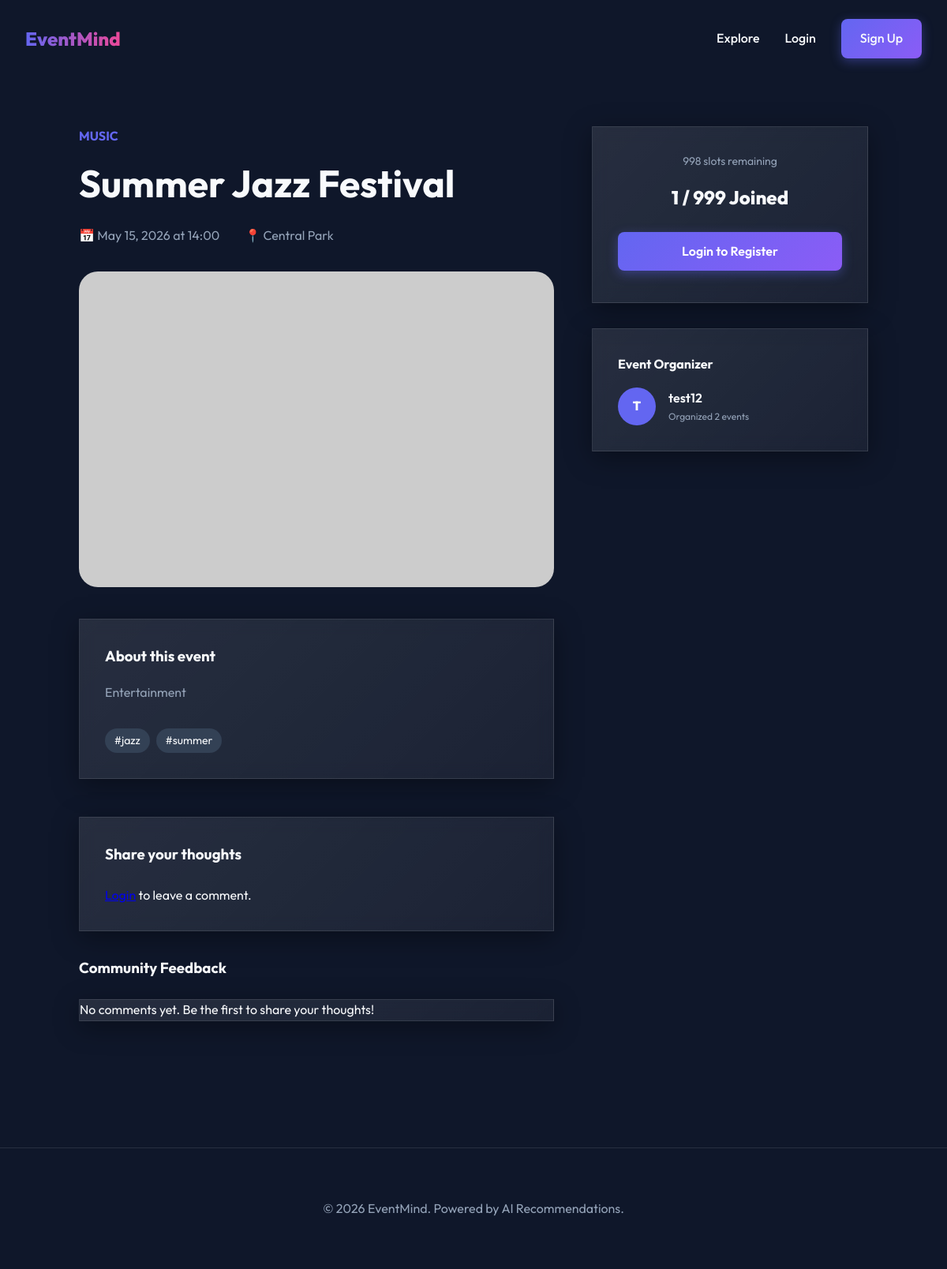
The page /events/1 on the database its author committed.
### app/models/event.py (models this page shows, shortened)
class Event(Base, TimestampMixin):
    __tablename__ = "events"
    id: Mapped[int] = mapped_column(primary_key=True, index=True)
    title: Mapped[str] = mapped_column(String(200), nullable=False, index=True)
    description: Mapped[str] = mapped_column(Text, nullable=False)
    location: Mapped[str] = mapped_column(String(300), nullable=False)
    event_date: Mapped[datetime] = mapped_column(DateTime(timezone=True), nullable=False, index=True)
    capacity: Mapped[int] = mapped_column(Integer, default=100, nullable=False)
    category: Mapped[str] = mapped_column(String(100), nullable=False, index=True)
    tags: Mapped[list] = mapped_column(JSON, default=list, nullable=False)
    image_url: Mapped[str | None] = mapped_column(String(500), nullable=True)
    source_url: Mapped[str | None] = mapped_column(String(500), nullable=True)
    is_active: Mapped[bool] = mapped_column(Boolean, default=True, nullable=False)
    owner_id: Mapped[int] = mapped_column(ForeignKey("users.id"), nullable=False)
    owner: Mapped["User"] = relationship("User", back_populates="events")
    registrations: Mapped[list["Registration"]] = relationship(
        "Registration", back_populates="event", lazy="selectin"
    )
    comments: Mapped[list["Comment"]] = relationship(
        "Comment", back_populates="event", lazy="selectin", cascade="all, delete-orphan"
    )
    favorited_by: Mapped[list["User"]] = relationship(
        "User", secondary="user_favorite_events", back_populates="favorites", lazy="selectin"
    )

### app/models/registration.py (models this page shows, shortened)
class Registration(Base):
    __tablename__ = "registrations"
    __table_args__ = (
        UniqueConstraint("user_id", "event_id", name="uq_user_event"),
    )
    id: Mapped[int] = mapped_column(primary_key=True, index=True)
    user_id: Mapped[int] = mapped_column(ForeignKey("users.id"), nullable=False, index=True)
    event_id: Mapped[int] = mapped_column(ForeignKey("events.id"), nullable=False, index=True)
    status: Mapped[RegistrationStatus] = mapped_column(
        Enum(RegistrationStatus),
        default=RegistrationStatus.CONFIRMED,
        nullable=False,
    )
    registered_at: Mapped[datetime] = mapped_column(
        DateTime(timezone=True),
        default=lambda: datetime.now(timezone.utc),
        nullable=False,
    )
    user: Mapped["User"] = relationship("User", back_populates="registrations")
    event: Mapped["Event"] = relationship("Event", back_populates="registrations")

### app/models/user.py (models this page shows, shortened)
class User(Base, TimestampMixin):
    __tablename__ = "users"
    id: Mapped[int] = mapped_column(primary_key=True, index=True)
    email: Mapped[str] = mapped_column(String(255), unique=True, index=True, nullable=False)
    username: Mapped[str] = mapped_column(String(50), unique=True, index=True, nullable=False)
    hashed_password: Mapped[str] = mapped_column(String(255), nullable=False)
    full_name: Mapped[str] = mapped_column(String(150), nullable=False)
    bio: Mapped[str | None] = mapped_column(Text, nullable=True)
    avatar_url: Mapped[str | None] = mapped_column(String(500), nullable=True)
    interests: Mapped[list] = mapped_column(JSON, default=list, nullable=False)
    role: Mapped[UserRole] = mapped_column(
        Enum(UserRole), default=UserRole.USER, nullable=False
    )
    is_active: Mapped[bool] = mapped_column(Boolean, default=True, nullable=False)
    events: Mapped[list["Event"]] = relationship(
        "Event", back_populates="owner", lazy="selectin"
    )
    registrations: Mapped[list["Registration"]] = relationship(
        "Registration", back_populates="user", lazy="selectin"
    )
    comments: Mapped[list["Comment"]] = relationship(
        "Comment", back_populates="user", lazy="selectin"
    )
    favorites: Mapped[list["Event"]] = relationship(
        "Event", secondary="user_favorite_events", back_populates="favorited_by", lazy="selectin"
    )

### app/web/event_views.py (the view)
@router.get("/{event_id}", response_class=HTMLResponse)
async def event_detail(
    request: Request,
    event_id: int,
    session: AsyncSession = Depends(get_db),
):
    current_user = await get_current_user_from_cookie(
        access_token=request.cookies.get("access_token"), session=session
    )
    service = EventService(session)
    try:
        event = await service.get_event(event_id)
    except AppError as e:
        return templates.TemplateResponse(
            request=request, name="404.html", context={"current_user": current_user}, status_code=404
        )
    comment_service = CommentService(session)
    comments = await comment_service.get_event_comments(event_id)
    if current_user:
        fav_service = FavoriteService(session)
        is_fav = await fav_service.is_favorited(current_user.id, event_id)
        setattr(event, "is_favorited", is_fav)
        reg_service = RegistrationService(session)
        is_reg = await reg_service.is_registered(current_user.id, event_id)
        setattr(event, "is_registered", is_reg)
    return templates.TemplateResponse(
        request=request,
        name="events/detail.html",
        context={"current_user": current_user, "event": event, "comments": comments},
    )

### templates/events/detail.html (shortened to what this page needs)
{% extends "base.html" %}
{% block content %}
<section style="padding: 10rem 2rem 5rem;">
    <div style="max-width: 1000px; margin: 0 auto; display: grid; grid-template-columns: 1fr 350px; gap: 3rem;">
        <div>
            <span class="event-category" style="font-size: 1rem;">{{ event.category }}</span>
            <h1 style="font-size: 3rem; margin: 0.5rem 0 1rem;">{{ event.title }}</h1>
            <div style="display: flex; gap: 2rem; margin-bottom: 2rem; color: var(--text-muted);">
                <span>📅 {{ event.event_date.strftime('%B %d, %Y at %H:%M') }}</span>
                <span>📍 {{ event.location }}</span>
            </div>
            <img src="{{ event.image_url or 'https://via.placeholder.com/800x400' }}" alt="{{ event.title }}"
                 style="width: 100%; height: 400px; object-fit: cover; border-radius: 1.5rem; margin-bottom: 2rem;">
            <div class="glass-card" style="padding: 2rem;">
                <h3 style="margin-bottom: 1rem;">About this event</h3>
                <p style="white-space: pre-wrap; color: var(--text-muted); line-height: 1.8;">{{ event.description }}</p>
                <div style="margin-top: 2rem; display: flex; flex-wrap: wrap; gap: 0.5rem;">
                    {% for tag in event.tags %}
                        <span style="background: var(--surface-light); padding: 0.25rem 0.75rem; border-radius: 2rem; font-size: 0.875rem;">#{{ tag }}</span>
                    {% endfor %}
                </div>
            </div>
            <div id="comments-section" class="mt-12">
                <div class="glass-card" style="padding: 2rem; margin-top: 2rem;">
                    <h3 style="margin-bottom: 1.5rem;">Share your thoughts</h3>
                    {% if current_user %}
                    <form hx-post="/events/{{ event.id }}/comments" hx-target="#comments-container" hx-swap="outerHTML" class="space-y-4">
                        <div class="flex items-center space-x-4 mb-4">
                            <span class="text-white/70">Rating:</span>
                            <div class="rating flex space-x-1">
                                {% for i in range(5, 0, -1) %}
                                <input type="radio" id="star{{ i }}" name="rating" value="{{ i }}" class="hidden peer" {{ 'checked' if i == 5 }}>
                                <label for="star{{ i }}" class="cursor-pointer text-white/20 peer-checked:text-yellow-400 hover:text-yellow-400 transition-colors text-2xl">★</label>
                                {% endfor %}
                            </div>
                        </div>
                        <textarea name="content" placeholder="What do you think about this event?"
                                  class="w-100 p-4 rounded-xl bg-white/5 border border-white/10 text-white focus:outline-none focus:border-indigo-500 transition-all"
                                  rows="4" required></textarea>
                        <button type="submit" class="btn btn-primary">Post Comment</button>
                    </form>
                    {% else %}
                    <p class="text-white/50 italic"><a href="/auth/login" class="text-indigo-400 hover:underline">Login</a> to leave a comment.</p>
                    {% endif %}
                </div>
                <div id="comments-container">
                    {% include "partials/comment_list.html" %}
                </div>
            </div>
        </div>
        <div style="position: sticky; top: 8rem; height: fit-content;">
            <div class="glass-card" style="padding: 2rem; text-align: center;">
                <div style="font-size: 0.875rem; color: var(--text-muted); margin-bottom: 1rem;">
                    {{ event.capacity - event.registered_count }} slots remaining
                </div>
                <div style="font-size: 1.5rem; font-weight: 800; margin-bottom: 1.5rem;">
                    {{ event.registered_count }} / {{ event.capacity }} Joined
                </div>
                {% if current_user %}
                    {% set is_registered = event.is_registered %}
                    {% if is_registered %}
                        <div style="background: rgba(16, 185, 129, 0.1); color: var(--success); padding: 1rem; border-radius: 0.5rem; margin-bottom: 1rem;">
                            <i class="fas fa-check-circle"></i> You're registered!
                        </div>
                        <button hx-delete="/api/v1/registrations/{{ event.id }}"
                                hx-confirm="Are you sure you want to cancel your registration?"
                                hx-target="body"
                                class="btn btn-outline" style="width: 100%;">Cancel Registration</button>
                    {% elif event.is_full %}
                        <button class="btn btn-outline" style="width: 100%; cursor: not-allowed;" disabled>Event Full</button>
                    {% else %}
                        <button hx-post="/api/v1/registrations/{{ event.id }}"
                                hx-target="body"
                                class="btn btn-primary" style="width: 100%;">Register Now</button>
                    {% endif %}
                    {% if event.source_url %}
                        <a href="{{ event.source_url }}" target="_blank" class="btn btn-outline"
                           style="width: 100%; margin-top: 1rem; border-color: var(--secondary); color: var(--secondary);">
                           <i class="fas fa-external-link-alt"></i> View on Original Source
                        </a>
                    {% endif %}
                {% else %}
                    <a href="/auth/login" class="btn btn-primary" style="width: 100%;">Login to Register</a>
                {% endif %}
            </div>
            <div class="glass-card" style="padding: 2rem; margin-top: 2rem;">
                <h4 style="margin-bottom: 1rem;">Event Organizer</h4>
                {% if event.owner %}
                <div style="display: flex; align-items: center; gap: 1rem;">
                    <div style="width: 48px; height: 48px; background: var(--primary); border-radius: 50%; display: flex; align-items: center; justify-content: center; font-weight: 800;">
                        {{ event.owner.username[0].upper() if event.owner.username else '?' }}
                    </div>
                    <div>
                        <div style="font-weight: 600;">{{ event.owner.full_name or 'Organizer' }}</div>
                        <div style="font-size: 0.75rem; color: var(--text-muted);">Organized {{ event.owner.events|length if event.owner.events else 0 }} events</div>
                    </div>
                </div>
                {% else %}
                <p style="color: var(--text-muted);">Organizer info unavailable.</p>
                {% endif %}
            </div>
        </div>
    </div>
</section>
{% endblock %}

### templates/base.html (shortened to what this page needs)
<!DOCTYPE html>
<html lang="en">
<head>
    <link rel="stylesheet" href="https://cdnjs.cloudflare.com/ajax/libs/font-awesome/6.5.1/css/all.min.css">
    <link rel="stylesheet" href="{{ url_for('static', path='css/main.css') }}">
</head>
<body>
    {% include "partials/navbar.html" %}
    <main>
        {% block content %}{% endblock %}
    </main>
    {% include "partials/footer.html" %}
</body>
</html>

### templates/partials/navbar.html
<nav>
    <div class="nav-container">
        <a href="/" class="logo">EventMind</a>
        <div class="nav-links">
            <a href="/events">Explore</a>
            {% if current_user %}
                <a href="/dashboard">Dashboard</a>
                <a href="/profile">Profile</a>
                <a href="/auth/logout" class="btn btn-outline">Logout</a>
            {% else %}
                <a href="/auth/login">Login</a>
                <a href="/auth/register" class="btn btn-primary">Sign Up</a>
            {% endif %}
        </div>
    </div>
</nav>

### templates/partials/comment_list.html
<div id="comments-container" class="mt-8 space-y-6">
    <h3 class="text-2xl font-bold text-white mb-4">Community Feedback</h3>
    {% if comments %}
        {% for comment in comments %}
            <div class="glass-card p-6 rounded-2xl border border-white/10 animate-fade-in">
                <div class="flex items-center justify-between mb-2">
                    <div class="flex items-center space-x-3">
                        <div class="w-10 h-10 rounded-full bg-gradient-to-br from-indigo-500 to-purple-600 flex items-center justify-center text-white font-bold">
                            {{ comment.user.username[0] | upper }}
                        </div>
                        <div>
                            <p class="text-white font-medium">{{ comment.user.username }}</p>
                            <p class="text-xs text-white/50">{{ comment.created_at.strftime('%Y-%m-%d %H:%M') }}</p>
                        </div>
                    </div>
                    <div class="flex text-yellow-400">
                        {% for i in range(5) %}
                            <svg class="w-4 h-4 {{ 'fill-current' if i < comment.rating else 'text-white/20' }}" viewBox="0 0 20 20">
                                <path d="M9.049 2.927c.3-.921 1.603-.921 1.902 0l1.07 3.292a1 1 0 00.95.69h3.462c.969 0 1.371 1.24.588 1.81l-2.8 2.034a1 1 0 00-.364 1.118l1.07 3.292c.3.921-.755 1.688-1.54 1.118l-2.8-2.034a1 1 0 00-1.175 0l-2.8 2.034c-.784.57-1.838-.197-1.539-1.118l1.07-3.292a1 1 0 00-.364-1.118L2.98 8.72c-.783-.57-.38-1.81.588-1.81h3.461a1 1 0 00.951-.69l1.07-3.292z"></path>
                            </svg>
                        {% endfor %}
                    </div>
                </div>
                <p class="text-white/80 leading-relaxed">{{ comment.content }}</p>
            </div>
        {% endfor %}
    {% else %}
        <div class="text-center py-10 glass-card rounded-2xl">
            <p class="text-white/50 italic">No comments yet. Be the first to share your thoughts!</p>
        </div>
    {% endif %}
</div>

### templates/partials/footer.html
<footer>
    <div class="footer-container">
        <p>&copy; 2026 EventMind. Powered by AI Recommendations.</p>
    </div>
</footer>

### rows shown on the page
Event: category "MUSIC", title "Summer Jazz Festival", event_date "May 15, 2026 at 14:00", location "Central Park", description "Entertainment", event.capacity-event.registered_count "998", capacity "999"
Registration: registered_count "1"
User: owner "T", owner "test12"

### other values the page prints
{{ tag }} "jazz" "summer"
{{ event.owner.events|length if event.owner.events else 0 }} "2"
